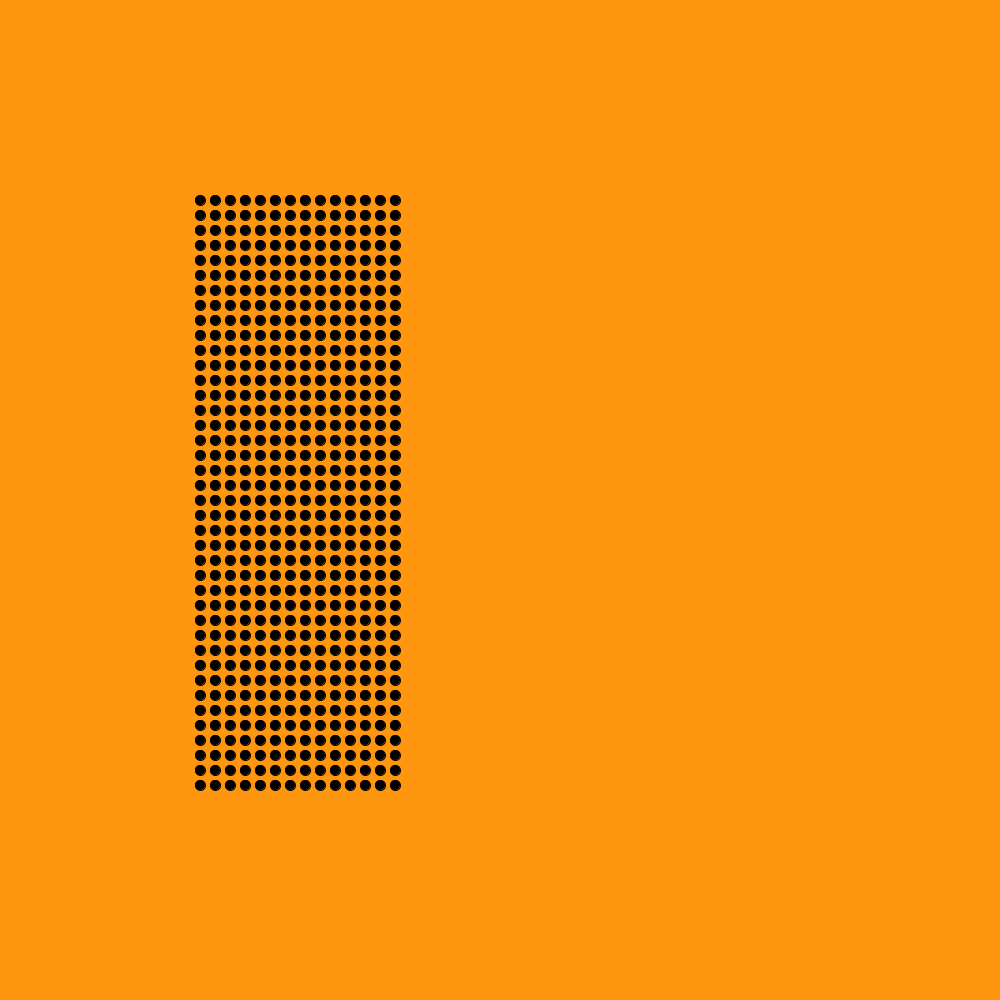
Frame 1 (no input)
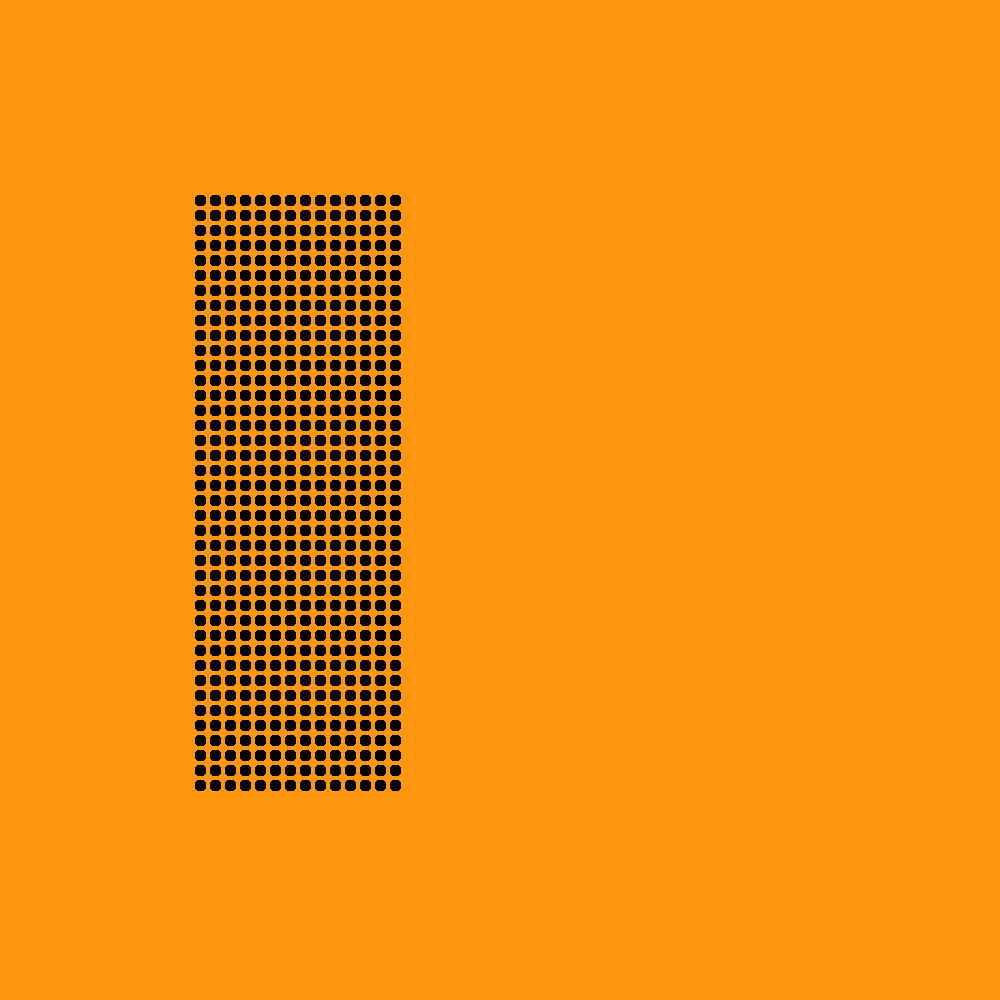
Frame 60 (the mouse pressed at the canvas centre just before this capture)
Frame 120 (the mouse held since frame 60 and released just before this capture): identical to frame 60, image omitted

The Processing sketch that drew these frames (run headless with seeded random() and noise(); from frame 60 on, the mouse is pressed at the canvas centre):

// Processing sketch: s05e1_ecclefield
// ── s05e1_ecclefield.pde
void setup(){

size(1000,1000);
background(255,150,15);
}

void draw (){
  
for (int i = 200; i < 400; i = i+15) {
  for (int j = 200; j < 800; j = j+15) {
fill(0);
ellipse(i, j, 10,10);  
}
}

}  
